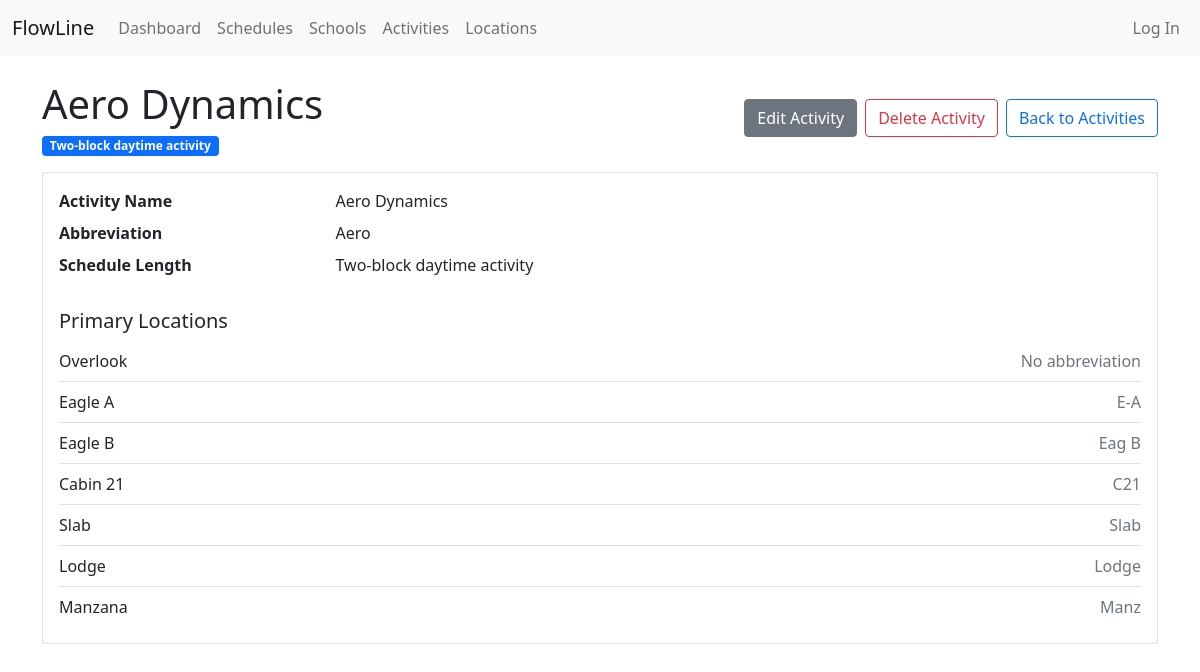
The app's page /course/1/ with its own data.
### scheduler_app/models.py (models this page shows, shortened)
class Course(models.Model):
    course_name =  CharField(max_length=120,unique=True,)
    abriviation = CharField(max_length=5, unique=True, blank=True, null=True, default='5 character max')
    primary_locs =  ManyToManyField(Locations)
    course_len = SmallIntegerField(
        default=1,
        validators=[MaxValueValidator(2), MinValueValidator(0)]
    )

class Locations(models.Model):
    loc_name = CharField(max_length=100, unique=True)
    loc_short = CharField(max_length=5, null=True, default='5 character max')
    description = TextField(default= 'Notes for the new people', blank=True, null=True)
    availible = BooleanField(default=True)

### scheduler_app/views.py (the view)
# urls.py: path("course/<int:pk>/", CourseDetail.as_view(), name="course-detail"),
class CourseDetail(DetailView):
    model = Course
    template_name = 'pay_end/course_detail.html'
    context_object_name = 'course'

### scheduler_app/templates/pay_end/course_detail.html (shortened to what this page needs)
{% extends 'pay_end/base_pay.html' %}
{% block content %}
    <div class="d-flex flex-wrap justify-content-between align-items-center gap-2 mt-4 mb-3">
        <div>
            <h1 class="mb-1">{{ course.course_name }}</h1>
            {% if course.course_len == 2 %}
                <span class="badge bg-primary">Two-block daytime activity</span>
            {% elif course.course_len == 1 %}
                <span class="badge bg-info text-dark">One-block daytime activity</span>
            {% elif course.course_len == 0 %}
                <span class="badge bg-dark">Night activity</span>
            {% else %}
                <span class="badge bg-secondary">{{ course.course_len }} blocks</span>
            {% endif %}
        </div>
        <div class="d-flex flex-wrap gap-2">
            <a href="{% url 'course-update' course.id %}" class="btn btn-secondary">Edit Activity</a>
            <a href="{% url 'course-delete' course.id %}" class="btn btn-outline-danger">Delete Activity</a>
            <a href="{% url 'course-list' %}" class="btn btn-outline-primary">Back to Activities</a>
        </div>
    </div>
    <div class="card mb-4">
        <div class="card-body">
            <dl class="row mb-4">
                <dt class="col-sm-3">Activity Name</dt>
                <dd class="col-sm-9">{{ course.course_name }}</dd>
                <dt class="col-sm-3">Abbreviation</dt>
                <dd class="col-sm-9">{{ course.abriviation|default:"No abbreviation" }}</dd>
                <dt class="col-sm-3">Schedule Length</dt>
                <dd class="col-sm-9">
                    {% if course.course_len == 2 %}
                        Two-block daytime activity
                    {% elif course.course_len == 1 %}
                        One-block daytime activity
                    {% elif course.course_len == 0 %}
                        Night activity
                    {% else %}
                        {{ course.course_len }} blocks
                    {% endif %}
                </dd>
            </dl>
            <h2 class="h5">Primary Locations</h2>
            <ul class="list-group list-group-flush">
                {% for location in course.primary_locs.all %}
                    <li class="list-group-item px-0 d-flex flex-wrap justify-content-between gap-2">
                        <span>{{ location.loc_name }}</span>
                        <span class="text-muted">{{ location.loc_short|default:"No abbreviation" }}</span>
                    </li>
                {% empty %}
                    <li class="list-group-item px-0 text-muted">No primary locations have been assigned.</li>
                {% endfor %}
            </ul>
        </div>
    </div>
{% endblock %}

### records on screen
Course: course_name "Aero Dynamics", abriviation "Aero"
Locations: loc_name "Overlook", loc_short "No abbreviation"
Locations: loc_name "Eagle A", loc_short "E-A"
Locations: loc_name "Eagle B", loc_short "Eag B"
Locations: loc_name "Cabin 21", loc_short "C21"
Locations: loc_name "Slab", loc_short "Slab"
Locations: loc_name "Lodge", loc_short "Lodge"
Locations: loc_name "Manzana", loc_short "Manz"
